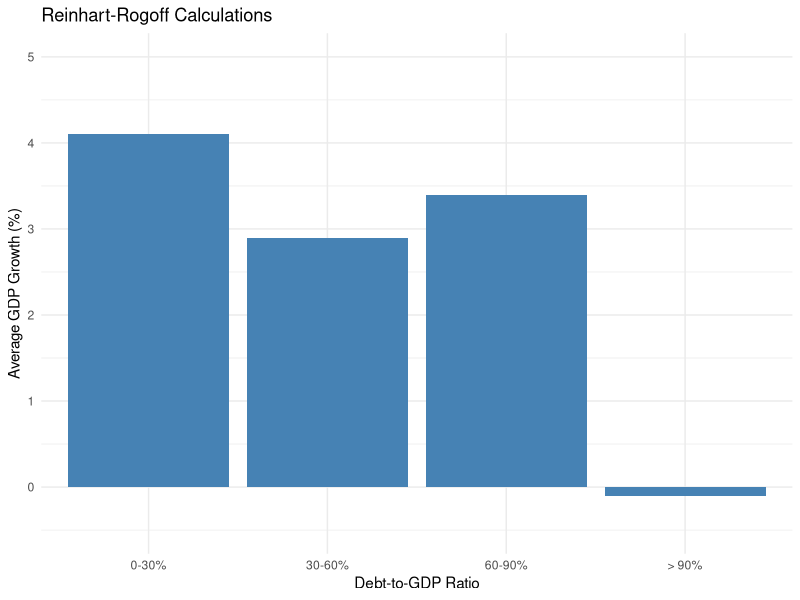
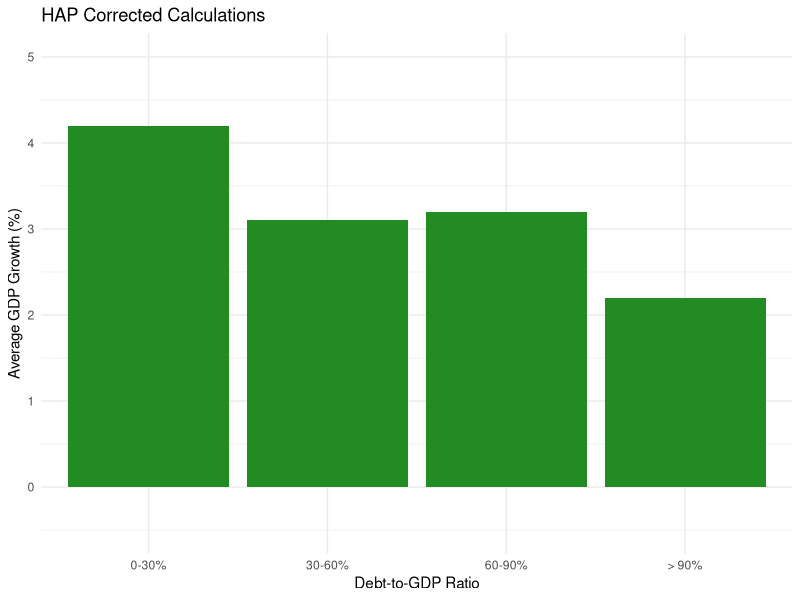

R code for these plots, in order:
## ---- chunk 1
#| label: setup
#| echo: false

library(tidyverse)
library(palmerpenguins)
## ---- chunk 2
#| echo: false

cats <- c("0-30%", "30-60%", "60-90%", "> 90%")
rr_calcs <- c(4.1, 2.9, 3.4, -0.1)
hap_calcs <- c(4.2, 3.1, 3.2, 2.2)

rr_data <- tibble(debt_ratio = factor(cats, levels = cats), growth = rr_calcs)
hap_data <- tibble(debt_ratio = factor(cats, levels = cats), growth = hap_calcs)
## ---- chunk 3
#| echo: false
#| fig-height: 4

p1 <- ggplot(rr_data, aes(x = debt_ratio, y = growth)) +
  geom_col(fill = "steelblue") +
  coord_cartesian(ylim = c(-0.5, 5)) +
  labs(
    title = "Reinhart-Rogoff Calculations",
    x = "Debt-to-GDP Ratio",
    y = "Average GDP Growth (%)"
  ) +
  theme_minimal()

print(p1)

## ---- chunk 4
#| echo: false
#| fig-height: 4

p2 <- ggplot(hap_data, aes(x = debt_ratio, y = growth)) +
  geom_col(fill = "forestgreen") +
  coord_cartesian(ylim = c(-0.5, 5)) +
  labs(
    title = "HAP Corrected Calculations",
    x = "Debt-to-GDP Ratio",
    y = "Average GDP Growth (%)"
  ) +
  theme_minimal()

print((p2))

## ---- chunk 5
#| echo: false

raw_data <- tibble(
  id = 1:100,
  education = sample(c(9:20), size = 100, replace = T),
  wage = sample(c(15:200), size = 100, replace = T),
  age = sample(c(18:65), size = 100, replace = T)
)

knitr::kable(raw_data[1:5,])
## ---- chunk 6
#| echo: false

# Create problematic data for demonstration
problem_data <- tibble(
  Variable = c("Education (years)", "Wage ($/hr)", "Age"),
  N = c(100, 100, 100),
  Mean = c(14.2, 48.2, 35.4),
  Min = c(-5, 8, 22),
  Max = c(20, 850, 200)
)

knitr::kable(problem_data, align = "lcccc")
## ---- chunk 7
#| echo: true
#| output-location: fragment

4 + 2

## ---- chunk 8
#| echo: true
#| output-location: fragment

4.65 * 9.3

## ---- chunk 9
#| echo: true
#| output-location: fragment

(8 + 2.9) * (654 / 98)

## ---- chunk 10
#| echo: true
#| output-location: fragment

x <- 3
x

## ---- chunk 11
#| echo: true
#| output-location: fragment

y <- 5
y

## ---- chunk 12
#| echo: true
#| output-location: fragment

x + y

## ---- chunk 13
#| echo: true
#| output-location: fragment

ages <- c(19, 20, 21, 22, 20, 19)
ages

## ---- chunk 14
#| echo: true
#| output-location: fragment
ages + 10

## ---- chunk 15
#| echo: true
#| output-location: fragment
primes <- c(1, 3, 5, 7, 9, 11)

ages + primes

## ---- chunk 16
#| echo: true
#| output-location: fragment

bb <- seq(from = 1, to = 30, by = 3)
bb

## ---- chunk 17
#| echo: true
#| output-location: fragment
#| 
head(penguins, 4)
## ---- chunk 18
#| echo: true
#| output-location: fragment

head(penguins$body_mass_g, 10)

## ---- chunk 19
#| echo: true
#| output-location: fragment

# Numeric: numbers for calculations
age <- 25
price <- 19.99
temperature <- -5.2

# Math works naturally
age * price
price * 1.08

## ---- chunk 20
#| echo: true
#| output-location: fragment

# Character: text strings (always in quotes)
name <- "Boston"
greeting <- 'Hello World'

# But can combine them
paste("Hello", name)  # "Hello Boston"

## ---- chunk 21
#| output-location: fragment

mtcars
## ---- chunk 22
#| echo: true
#| code-line-numbers: "1|2|3"
#| output: false

mtcars |>
  filter(age >= 18) |>
  mutate(kmpl = mpg / 2.352)

## ---- chunk 23
#| echo: false

mtcars |>
  filter(age >= 18) |>
  mutate(kmpl = mpg / 2.352)

## ---- chunk 24
#| output-location: fragment

mtcars |>
  filter(mpg > 25)
## ---- chunk 25
#| output-location: fragment

mtcars |>
  select(mpg, cyl, wt)

## ---- chunk 26
#| output-location: fragment

mtcars |>
  mutate(kmpl = mpg * 0.425) |>
  select(mpg, kmpl)

## ---- chunk 27
#| output-location: fragment

mtcars |>
  mutate(efficiency = ifelse(mpg > 20, "High", "Low")) |>
  select(mpg, efficiency) |>
  head(6)
## ---- chunk 28
#| output-location: fragment

mtcars |>
  mutate(
    power_class = ifelse(hp > 150, "High Power", "Standard"),
    weight_class = ifelse(wt > 3, "Heavy", "Light")
  ) |>
  select(hp, power_class, wt, weight_class) |>
  head(6)
## ---- chunk 29
#| output-location: fragment

mtcars |>
  mutate(cyl_label = case_when(
    cyl == 4 ~ "Four",
    cyl == 6 ~ "Six",
    cyl == 8 ~ "Eight"
  )) |>
  select(cyl, cyl_label) |>
  head(6)
## ---- chunk 30
#| output-location: fragment

mtcars |>
  summarize(
    mean_mpg = mean(mpg),
    sd_mpg = sd(mpg),
    n = n()
  )
## ---- chunk 31
#| output-location: fragment

mtcars |>
  group_by(cyl) |>
  summarize(
    mean_mpg = mean(mpg),
    mean_hp = mean(hp),
    n = n()
  )
## ---- chunk 32
#| output-location: fragment

mtcars |>
  arrange(desc(mpg)) |>
  select(mpg, cyl, hp)

## ---- chunk 33
#| output-location: fragment

mtcars |>
  summarize(mean_hp = mean(hp))
## ---- chunk 34
#| output-location: fragment

mtcars |>
  mutate(cyl_group = ifelse(cyl > 4, "More than 4", "4 or fewer")) |>
  group_by(cyl_group) |>
  summarize(mean_mpg = mean(mpg))
## ---- chunk 35
#| output-location: fragment

mtcars |>
  arrange(desc(hp)) |>
  select(mpg, hp, wt) |>
  head(1)
## ---- chunk 36
#| output-location: fragment

mtcars |>
  group_by(cyl) |>
  summarize(
    n_cars = n(),
    mean_wt = mean(wt),
    mean_mpg = mean(mpg)
  )
## ---- chunk 37
#| output-location: fragment

mtcars |>
  filter(wt < 3) |>
  summarize(
    mean_qsec = mean(qsec),
    sd_qsec = sd(qsec),
    n = n()
  )
